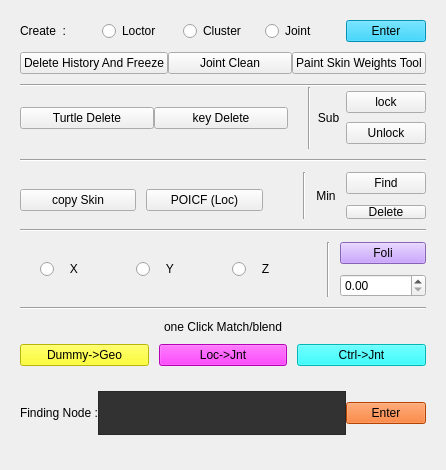
<?xml version="1.0" encoding="UTF-8"?>
<ui version="4.0">
 <class>Form</class>
 <widget class="QWidget" name="Form">
  <property name="geometry">
   <rect>
    <x>0</x>
    <y>0</y>
    <width>446</width>
    <height>470</height>
   </rect>
  </property>
  <property name="minimumSize">
   <size>
    <width>446</width>
    <height>443</height>
   </size>
  </property>
  <property name="maximumSize">
   <size>
    <width>446</width>
    <height>16777215</height>
   </size>
  </property>
  <property name="windowTitle">
   <string>Form</string>
  </property>
  <layout class="QVBoxLayout" name="verticalLayout">
   <property name="spacing">
    <number>10</number>
   </property>
   <property name="leftMargin">
    <number>20</number>
   </property>
   <property name="topMargin">
    <number>20</number>
   </property>
   <property name="rightMargin">
    <number>20</number>
   </property>
   <property name="bottomMargin">
    <number>20</number>
   </property>
   <item>
    <layout class="QHBoxLayout" name="create_Layout">
     <item>
      <widget class="QLabel" name="create_lb">
       <property name="text">
        <string>Create  :</string>
       </property>
       <property name="buddy">
        <cstring>create_Enter_bt</cstring>
       </property>
      </widget>
     </item>
     <item>
      <widget class="QRadioButton" name="create_Loc_rbt">
       <property name="text">
        <string>Loctor</string>
       </property>
      </widget>
     </item>
     <item>
      <widget class="QRadioButton" name="create_Clu_rbt">
       <property name="text">
        <string>Cluster</string>
       </property>
      </widget>
     </item>
     <item>
      <widget class="QRadioButton" name="create_Jnt_rbt">
       <property name="text">
        <string>Joint</string>
       </property>
      </widget>
     </item>
     <item>
      <widget class="QPushButton" name="create_Enter_bt">
       <property name="acceptDrops">
        <bool>false</bool>
       </property>
       <property name="styleSheet">
        <string notr="true">background-color:rgb(0, 200, 255);
color: rgb(0, 0, 0);</string>
       </property>
       <property name="text">
        <string>Enter</string>
       </property>
      </widget>
     </item>
    </layout>
   </item>
   <item>
    <layout class="QHBoxLayout" name="horizontalLayout">
     <property name="spacing">
      <number>0</number>
     </property>
     <property name="bottomMargin">
      <number>0</number>
     </property>
     <item>
      <widget class="QPushButton" name="deleteHistoryAndFreeze_bt">
       <property name="text">
        <string>Delete History And Freeze</string>
       </property>
      </widget>
     </item>
     <item>
      <widget class="QPushButton" name="handJointClean_bt">
       <property name="text">
        <string>Joint Clean</string>
       </property>
      </widget>
     </item>
     <item>
      <widget class="QPushButton" name="paintSkinWeightTool_bt">
       <property name="text">
        <string>Paint Skin Weights Tool</string>
       </property>
      </widget>
     </item>
    </layout>
   </item>
   <item>
    <layout class="QGridLayout" name="button02_Lay01">
     <property name="spacing">
      <number>0</number>
     </property>
     <item row="3" column="6" rowspan="2">
      <widget class="QPushButton" name="sub_unlock_bt">
       <property name="text">
        <string>Unlock</string>
       </property>
      </widget>
     </item>
     <item row="2" column="1" rowspan="2">
      <widget class="QPushButton" name="keydelete_bt">
       <property name="text">
        <string>key Delete</string>
       </property>
      </widget>
     </item>
     <item row="4" column="0" colspan="2">
      <spacer name="button02_Spacer02">
       <property name="orientation">
        <enum>Qt::Horizontal</enum>
       </property>
       <property name="sizeHint" stdset="0">
        <size>
         <width>268</width>
         <height>20</height>
        </size>
       </property>
      </spacer>
     </item>
     <item row="1" column="6" rowspan="2">
      <widget class="QPushButton" name="sub_lock_bt">
       <property name="text">
        <string>lock</string>
       </property>
      </widget>
     </item>
     <item row="1" column="0" colspan="2">
      <spacer name="button02_Spacer01">
       <property name="orientation">
        <enum>Qt::Horizontal</enum>
       </property>
       <property name="sizeHint" stdset="0">
        <size>
         <width>268</width>
         <height>20</height>
        </size>
       </property>
      </spacer>
     </item>
     <item row="2" column="0" rowspan="2">
      <widget class="QPushButton" name="turtledelete_bt">
       <property name="text">
        <string>Turtle Delete</string>
       </property>
      </widget>
     </item>
     <item row="1" column="2" rowspan="4">
      <spacer name="button02_Spacer03">
       <property name="orientation">
        <enum>Qt::Vertical</enum>
       </property>
       <property name="sizeHint" stdset="0">
        <size>
         <width>20</width>
         <height>68</height>
        </size>
       </property>
      </spacer>
     </item>
     <item row="1" column="3" rowspan="4">
      <widget class="Line" name="line_2">
       <property name="orientation">
        <enum>Qt::Vertical</enum>
       </property>
      </widget>
     </item>
     <item row="0" column="0" colspan="7">
      <widget class="Line" name="line_4">
       <property name="orientation">
        <enum>Qt::Horizontal</enum>
       </property>
      </widget>
     </item>
     <item row="1" column="4" rowspan="4" colspan="2">
      <widget class="QLabel" name="sub_lb">
       <property name="layoutDirection">
        <enum>Qt::LeftToRight</enum>
       </property>
       <property name="text">
        <string>Sub</string>
       </property>
       <property name="alignment">
        <set>Qt::AlignCenter</set>
       </property>
      </widget>
     </item>
    </layout>
   </item>
   <item>
    <layout class="QGridLayout" name="gridLayout">
     <item row="5" column="0" colspan="6">
      <widget class="Line" name="line_3">
       <property name="orientation">
        <enum>Qt::Horizontal</enum>
       </property>
      </widget>
     </item>
     <item row="2" column="0" rowspan="2">
      <widget class="QPushButton" name="copyskin_bt">
       <property name="text">
        <string>copy Skin</string>
       </property>
      </widget>
     </item>
     <item row="4" column="0" colspan="2">
      <spacer name="button02_Spacer05">
       <property name="orientation">
        <enum>Qt::Horizontal</enum>
       </property>
       <property name="sizeHint" stdset="0">
        <size>
         <width>268</width>
         <height>20</height>
        </size>
       </property>
      </spacer>
     </item>
     <item row="1" column="5" rowspan="2">
      <widget class="QPushButton" name="min_find_bt">
       <property name="text">
        <string>Find</string>
       </property>
      </widget>
     </item>
     <item row="1" column="4" rowspan="4">
      <widget class="QLabel" name="min_lb">
       <property name="layoutDirection">
        <enum>Qt::LeftToRight</enum>
       </property>
       <property name="text">
        <string>Min</string>
       </property>
       <property name="alignment">
        <set>Qt::AlignCenter</set>
       </property>
      </widget>
     </item>
     <item row="1" column="0" colspan="2">
      <spacer name="button02_Spacer04">
       <property name="orientation">
        <enum>Qt::Horizontal</enum>
       </property>
       <property name="sizeHint" stdset="0">
        <size>
         <width>268</width>
         <height>20</height>
        </size>
       </property>
      </spacer>
     </item>
     <item row="1" column="3" rowspan="4">
      <widget class="Line" name="line_6">
       <property name="orientation">
        <enum>Qt::Vertical</enum>
       </property>
      </widget>
     </item>
     <item row="2" column="1" rowspan="2">
      <widget class="QPushButton" name="polcf_loc_bt">
       <property name="text">
        <string>POICF (Loc)</string>
       </property>
      </widget>
     </item>
     <item row="0" column="0" colspan="6">
      <widget class="Line" name="line">
       <property name="orientation">
        <enum>Qt::Horizontal</enum>
       </property>
      </widget>
     </item>
     <item row="1" column="2" rowspan="4">
      <spacer name="button02_Spacer06">
       <property name="orientation">
        <enum>Qt::Vertical</enum>
       </property>
       <property name="sizeHint" stdset="0">
        <size>
         <width>20</width>
         <height>78</height>
        </size>
       </property>
      </spacer>
     </item>
     <item row="3" column="5" rowspan="2">
      <widget class="QPushButton" name="min_delete_bt">
       <property name="text">
        <string>Delete</string>
       </property>
      </widget>
     </item>
    </layout>
   </item>
   <item>
    <layout class="QGridLayout" name="gridLayout_2">
     <item row="0" column="6" rowspan="2">
      <widget class="QPushButton" name="foli_bt">
       <property name="styleSheet">
        <string notr="true">background-color: rgb(187, 138, 255);
color: rgb(0, 0, 0);</string>
       </property>
       <property name="text">
        <string>Foli</string>
       </property>
      </widget>
     </item>
     <item row="0" column="0" rowspan="3">
      <spacer name="verticalSpacer">
       <property name="orientation">
        <enum>Qt::Vertical</enum>
       </property>
       <property name="sizeHint" stdset="0">
        <size>
         <width>20</width>
         <height>40</height>
        </size>
       </property>
      </spacer>
     </item>
     <item row="0" column="3" rowspan="3">
      <widget class="QRadioButton" name="foli_z_rbt">
       <property name="text">
        <string>   Z</string>
       </property>
      </widget>
     </item>
     <item row="0" column="1" rowspan="3">
      <widget class="QRadioButton" name="foli_x_rbt">
       <property name="text">
        <string>   X</string>
       </property>
      </widget>
     </item>
     <item row="0" column="2" rowspan="3">
      <widget class="QRadioButton" name="foli_y_rbt">
       <property name="text">
        <string>   Y</string>
       </property>
      </widget>
     </item>
     <item row="0" column="5" rowspan="3">
      <widget class="Line" name="line_7">
       <property name="orientation">
        <enum>Qt::Vertical</enum>
       </property>
      </widget>
     </item>
     <item row="2" column="6">
      <widget class="QDoubleSpinBox" name="foli_spin_rbt"/>
     </item>
    </layout>
   </item>
   <item>
    <layout class="QGridLayout" name="gridLayout_3">
     <item row="2" column="1">
      <widget class="QPushButton" name="oneclick_L_J_bt">
       <property name="tabletTracking">
        <bool>false</bool>
       </property>
       <property name="styleSheet">
        <string notr="true">background-color: rgb(255, 0, 255);
color: rgb(0, 0, 0);</string>
       </property>
       <property name="text">
        <string>Loc-&gt;Jnt</string>
       </property>
      </widget>
     </item>
     <item row="0" column="0" colspan="3">
      <widget class="Line" name="line_5">
       <property name="orientation">
        <enum>Qt::Horizontal</enum>
       </property>
      </widget>
     </item>
     <item row="1" column="0" colspan="3">
      <widget class="QLabel" name="oneclickmatchBlend_lb">
       <property name="toolTipDuration">
        <number>-1</number>
       </property>
       <property name="layoutDirection">
        <enum>Qt::LeftToRight</enum>
       </property>
       <property name="text">
        <string>one Click Match/blend</string>
       </property>
       <property name="alignment">
        <set>Qt::AlignCenter</set>
       </property>
      </widget>
     </item>
     <item row="2" column="0">
      <widget class="QPushButton" name="oneclick_D_G_bt">
       <property name="styleSheet">
        <string notr="true">background-color: rgb(255, 255, 0);
color: rgb(0, 0, 0);</string>
       </property>
       <property name="text">
        <string>Dummy-&gt;Geo</string>
       </property>
      </widget>
     </item>
     <item row="2" column="2">
      <widget class="QPushButton" name="oneclick_C_J_bt">
       <property name="styleSheet">
        <string notr="true">background-color:rgb(0, 255, 255);
color: rgb(0, 0, 0);</string>
       </property>
       <property name="text">
        <string>Ctrl-&gt;Jnt</string>
       </property>
      </widget>
     </item>
    </layout>
   </item>
   <item>
    <layout class="QHBoxLayout" name="findingNode_Lay" stretch="0,0,0">
     <property name="spacing">
      <number>0</number>
     </property>
     <property name="leftMargin">
      <number>0</number>
     </property>
     <property name="topMargin">
      <number>15</number>
     </property>
     <property name="bottomMargin">
      <number>15</number>
     </property>
     <item>
      <widget class="QLabel" name="findingNode_lb">
       <property name="text">
        <string>Finding Node :</string>
       </property>
      </widget>
     </item>
     <item>
      <widget class="QTextEdit" name="findingnode_TextF_txf">
       <property name="styleSheet">
        <string notr="true">background-color: rgb(50, 50, 50)</string>
       </property>
      </widget>
     </item>
     <item>
      <widget class="QPushButton" name="findingNodeEnter_bt">
       <property name="acceptDrops">
        <bool>false</bool>
       </property>
       <property name="styleSheet">
        <string notr="true">background-color: rgb(255, 94, 0);
color: rgb(0, 0, 0);</string>
       </property>
       <property name="text">
        <string>Enter</string>
       </property>
      </widget>
     </item>
    </layout>
   </item>
  </layout>
 </widget>
 <resources/>
 <connections/>
</ui>
